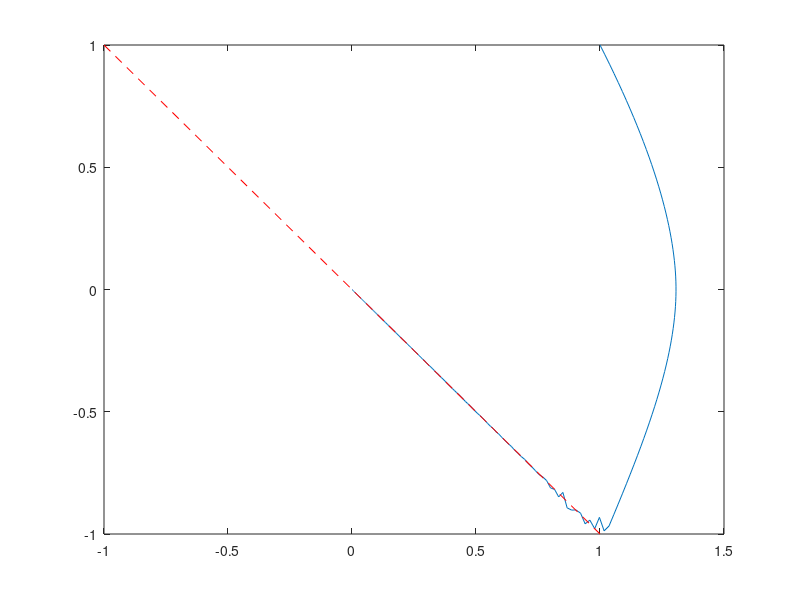

This figure's MATLAB source:
function ex160418
close all;

X0=[1 1]';
N=501;
t=linspace(0,10,N);
[t X]=ode45(@eom,t,X0);

x1=X(:,1);
x2=X(:,2);
for k=1:N
    u(k)=control(t(k),X(k,:)');
end

figure;
plot(x1,x2);hold on;
plot([-1 1],[1, -1],'r--');


save('ex160418');
evalin('base','load ex160418');

end

function u=control(t,X)
x1=X(1);
x2=X(2);

s=x1+x2;
rho=abs(x2)+2*x2^2*abs(cos(3*x1));
beta0=1;

eps=0.001;
u=-(rho+beta0)*sat(s/eps);
end

function y=sat(x)

if abs(x) < 1
    y=x;
else
    y=sign(x);
end

end

function X_dot=eom(t,X)
x1=X(1);
x2=X(2);

a=1.5+0.5*cos(t);
u=control(t,X);

x1_dot=x2;
x2_dot=-a*x2^2*cos(3*x1)+u;

X_dot=[x1_dot; x2_dot];
end
